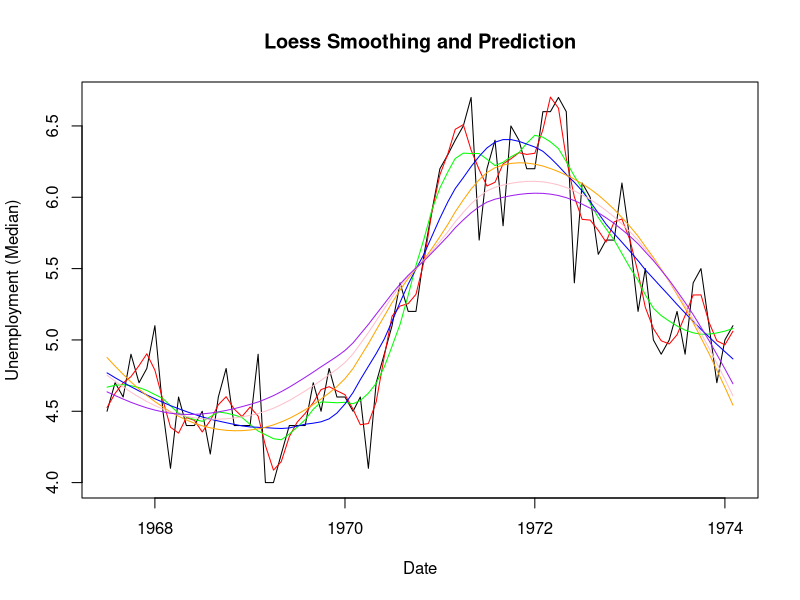

The R source for this figure:
# LOESS Exaplme from:
# http://r-statistics.co/Loess-Regression-With-R.html
data(economics, package="ggplot2") # load data
economics$index <- 1:nrow(economics) # create index variable
economics <- economics[1:80, ] # retail 80rows for better graphical understanding
loessMod10 <- loess(uempmed ~ index, data=economics, span=0.10) # 10% smoothing span
loessMod25 <- loess(uempmed ~ index, data=economics, span=0.25) # 25% smoothing span
loessMod50 <- loess(uempmed ~ index, data=economics, span=0.50) # 50% smoothing span
loessMod80 <- loess(uempmed ~ index, data=economics, span=0.80) # 80% smoothing span
loessMod90 <- loess(uempmed ~ index, data=economics, span=0.90) # 90% smoothing span
loessMod97 <- loess(uempmed ~ index, data=economics, span=0.97) # 97% smoothing span

# Predict Loess
smoothed10 <- predict(loessMod10)
smoothed25 <- predict(loessMod25)
smoothed50 <- predict(loessMod50)
smoothed80 <- predict(loessMod80)
smoothed90 <- predict(loessMod90)
smoothed97 <- predict(loessMod97)


# From above plot, you would notice that as the span increases, the smoothing of the curve also increases.
# Code for Plot
# Plot it
plot(economics$uempmed, x=economics$date, type="l", main="Loess Smoothing and Prediction",
     xlab="Date", ylab="Unemployment (Median)")
lines(smoothed10, x=economics$date, col="red")
lines(smoothed25, x=economics$date, col="green")
lines(smoothed50, x=economics$date, col="blue") 
lines(smoothed80, x=economics$date, col="orange") 
lines(smoothed90, x=economics$date, col="pink") 
lines(smoothed97, x=economics$date, col="purple") 

